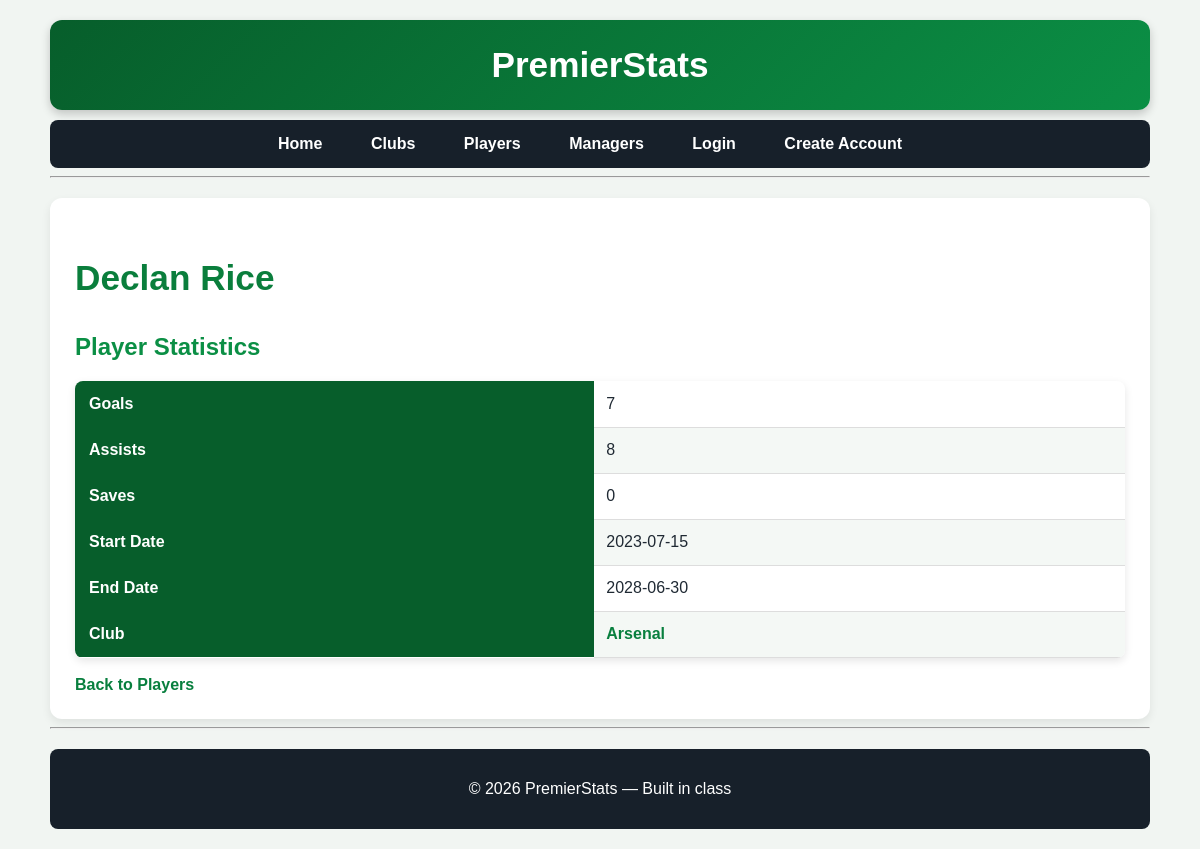
/player/2, run on an earlier commit of the app's database.
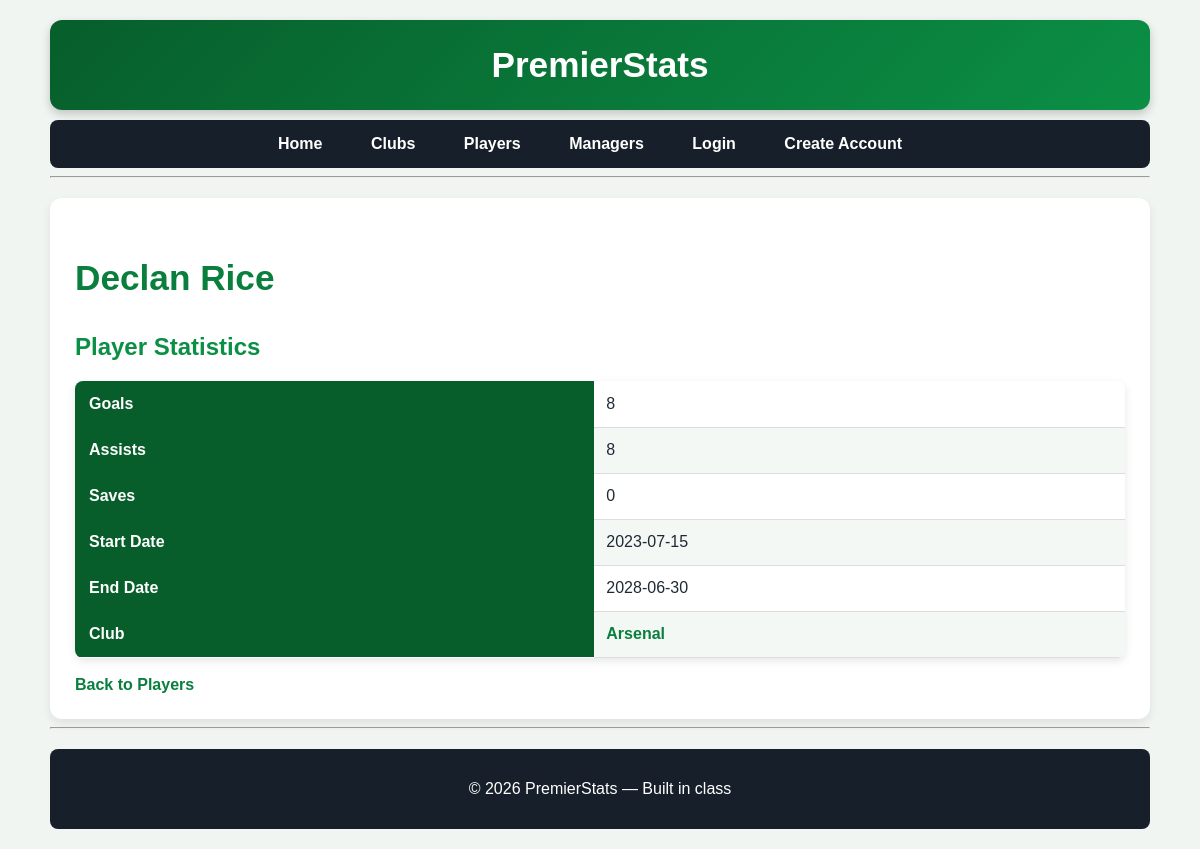
And on a later commit of the database.
### app.py (models this page shows)
class Players(db.Model):
    Playerid = db.Column(db.Integer, primary_key=True)
    name = db.Column(db.String(80), nullable=False)
    Goals = db.Column(db.Integer, nullable=False)
    Assists = db.Column(db.Integer, nullable=False)
    Saves = db.Column(db.Integer, nullable=False)
    PlayerStartDate = db.Column(db.Date, nullable=False)
    PlayerEndDate = db.Column(db.Date, nullable=False)
    clubs = db.relationship(
        "Clubs",
        secondary=clubs_players,
        back_populates="players"
    )

### app.py (the view)
    @app.route("/player/<int:Playerid>")
    def player(Playerid):
        player = Players.query.get_or_404(Playerid)
        return render_template(
            "player.html",
            page_title=player.name,
            player=player
        )

### templates/Player.html
{% extends "layout.html" %}
{% block content %}
<h3>{{ player.name }}</h3>
<h2>Player Statistics</h2>
<table>
    <tr>
        <th>Goals</th>
        <td>{{ player.Goals }}</td>
    </tr>
    <tr>
        <th>Assists</th>
        <td>{{ player.Assists }}</td>
    </tr>
    <tr>
        <th>Saves</th>
        <td>{{ player.Saves }}</td>
    </tr>
    <tr>
        <th>Start Date</th>
        <td>{{ player.PlayerStartDate }}</td>
    </tr>
    <tr>
        <th>End Date</th>
        <td>{{ player.PlayerEndDate }}</td>
    </tr>
    <tr>
        <th>Club</th>
        <td>
            {% if player.clubs %}
                {% for club in player.clubs %}
                    <a href="{{ url_for('club', Clubid=club.Clubid) }}">
                        {{ club.name }}
                    </a>
                {% endfor %}
            {% else %}
                No Club
            {% endif %}
        </td>
    </tr>
</table>
<br>
<a href="{{ url_for('players') }}">Back to Players</a>
{% endblock %}

What changed in the data, as far as the page shows it:
changed Players "Declan Rice": Goals "7" → "8"
